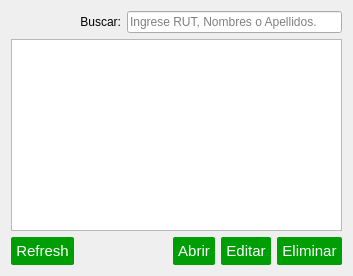
     <widget class="QWidget" name="tab_Usuarios">
      <attribute name="icon">
       <iconset resource="images.qrc">
        <normaloff>:/imagenes/Contact.ico</normaloff>:/imagenes/Contact.ico</iconset>
      </attribute>
      <attribute name="title">
       <string>Usuarios</string>
      </attribute>
      <layout class="QGridLayout" name="gridLayout">
       <item row="0" column="0">
        <layout class="QGridLayout" name="gridLayout_2">
         <item row="1" column="0" colspan="8">
          <widget class="QTableView" name="tableView_2"/>
         </item>
         <item row="2" column="6">
          <widget class="QPushButton" name="BtnEditar">
           <property name="toolTip">
            <string>&lt;html&gt;&lt;head/&gt;&lt;body&gt;&lt;p&gt;Editar&lt;/p&gt;&lt;/body&gt;&lt;/html&gt;</string>
           </property>
           <property name="whatsThis">
            <string>&lt;html&gt;&lt;head/&gt;&lt;body&gt;&lt;p&gt;Editar Registro&lt;/p&gt;&lt;/body&gt;&lt;/html&gt;</string>
           </property>
           <property name="styleSheet">
            <string notr="true">QPushButton {	
	background-color: rgb(0, 158, 5);
	border-radius: 2px;
    font-family: Arial;
    color: #ffffff;
    font-size: 15px;
    padding: 5px 5px 5px 5px;
}

QPushButton:pressed{ 
    color: #000000;
	border: 2px solid rgb(15, 103, 0);
	background-color: qradialgradient(spread:pad, cx:0.5, cy:0.5, radius:0.5, fx:0.5, fy:0.5, stop:0 rgba(255, 0, 0, 255), stop:1 rgba(5, 0, 9, 118));
}

QPushButton:hover {
  background-color: qlineargradient(spread:pad, x1:0.489, y1:1, x2:0.494, y2:0.0113636, stop:0 rgba(0, 117, 0, 255), stop:1 rgba(0, 255, 0, 255));	  
  text-decoration: none;
}</string>
           </property>
           <property name="text">
            <string>Editar</string>
           </property>
           <property name="icon">
            <iconset resource="images.qrc">
             <normaloff>:/imagenes/Writing.ico</normaloff>:/imagenes/Writing.ico</iconset>
           </property>
           <property name="iconSize">
            <size>
             <width>20</width>
             <height>20</height>
            </size>
           </property>
          </widget>
         </item>
         <item row="0" column="0">
          <widget class="QLabel" name="label">
           <property name="maximumSize">
            <size>
             <width>20</width>
             <height>20</height>
            </size>
           </property>
           <property name="text">
            <string/>
           </property>
           <property name="pixmap">
            <pixmap resource="images.qrc">:/imagenes/Search.ico</pixmap>
           </property>
           <property name="scaledContents">
            <bool>true</bool>
           </property>
          </widget>
         </item>
         <item row="2" column="5">
          <widget class="QPushButton" name="btnIniciarSesion">
           <property name="styleSheet">
            <string notr="true">QPushButton {	
	background-color: rgb(0, 158, 5);
	border-radius: 2px;
    font-family: Arial;
    color: #ffffff;
    font-size: 15px;
    padding: 5px 5px 5px 5px;
}

QPushButton:pressed{ 
    color: #000000;
	border: 2px solid rgb(15, 103, 0);
	background-color: qradialgradient(spread:pad, cx:0.5, cy:0.5, radius:0.5, fx:0.5, fy:0.5, stop:0 rgba(255, 0, 0, 255), stop:1 rgba(5, 0, 9, 118));
}

QPushButton:hover {
  background-color: qlineargradient(spread:pad, x1:0.489, y1:1, x2:0.494, y2:0.0113636, stop:0 rgba(0, 117, 0, 255), stop:1 rgba(0, 255, 0, 255));	  
  text-decoration: none;
}</string>
           </property>
           <property name="text">
            <string>Abrir</string>
           </property>
           <property name="icon">
            <iconset resource="images.qrc">
             <normaloff>:/imagenes/Power.ico</normaloff>:/imagenes/Power.ico</iconset>
           </property>
           <property name="iconSize">
            <size>
             <width>20</width>
             <height>20</height>
            </size>
           </property>
          </widget>
         </item>
         <item row="0" column="4" colspan="4">
          <widget class="QLineEdit" name="tabAgregar_Search">
           <property name="placeholderText">
            <string>Ingrese RUT, Nombres o Apellidos.</string>
           </property>
           <property name="clearButtonEnabled">
            <bool>false</bool>
           </property>
          </widget>
         </item>
         <item row="2" column="0">
          <widget class="QPushButton" name="btn_ActualizarTabUs">
           <property name="styleSheet">
            <string notr="true">QPushButton {	
	background-color: rgb(0, 158, 5);
	border-radius: 2px;
    font-family: Arial;
    color: #ffffff;
    font-size: 15px;
    padding: 5px 5px 5px 5px;
}

QPushButton:pressed{ 
    color: #000000;
	border: 2px solid rgb(15, 103, 0);
	background-color: qradialgradient(spread:pad, cx:0.5, cy:0.5, radius:0.5, fx:0.5, fy:0.5, stop:0 rgba(255, 0, 0, 255), stop:1 rgba(5, 0, 9, 118));
}

QPushButton:hover {
  background-color: qlineargradient(spread:pad, x1:0.489, y1:1, x2:0.494, y2:0.0113636, stop:0 rgba(0, 117, 0, 255), stop:1 rgba(0, 255, 0, 255));	  
  text-decoration: none;
}</string>
           </property>
           <property name="text">
            <string>Refresh</string>
           </property>
           <property name="icon">
            <iconset resource="images.qrc">
             <normaloff>:/imagenes/026.png</normaloff>:/imagenes/026.png</iconset>
           </property>
           <property name="iconSize">
            <size>
             <width>20</width>
             <height>20</height>
            </size>
           </property>
          </widget>
         </item>
         <item row="2" column="4">
          <spacer name="horizontalSpacer_2">
           <property name="orientation">
            <enum>Qt::Horizontal</enum>
           </property>
           <property name="sizeHint" stdset="0">
            <size>
             <width>40</width>
             <height>20</height>
            </size>
           </property>
          </spacer>
         </item>
         <item row="0" column="1" colspan="3">
          <widget class="QLabel" name="label_23">
           <property name="layoutDirection">
            <enum>Qt::LeftToRight</enum>
           </property>
           <property name="autoFillBackground">
            <bool>false</bool>
           </property>
           <property name="text">
            <string>Buscar:</string>
           </property>
           <property name="textFormat">
            <enum>Qt::AutoText</enum>
           </property>
           <property name="scaledContents">
            <bool>false</bool>
           </property>
           <property name="alignment">
            <set>Qt::AlignRight|Qt::AlignTrailing|Qt::AlignVCenter</set>
           </property>
          </widget>
         </item>
         <item row="2" column="7">
          <widget class="QPushButton" name="BtnEliminar">
           <property name="toolTip">
            <string>&lt;html&gt;&lt;head/&gt;&lt;body&gt;&lt;p&gt;Eliminar&lt;/p&gt;&lt;/body&gt;&lt;/html&gt;</string>
           </property>
           <property name="whatsThis">
            <string>&lt;html&gt;&lt;head/&gt;&lt;body&gt;&lt;p&gt;Eliminar Registro&lt;/p&gt;&lt;/body&gt;&lt;/html&gt;</string>
           </property>
           <property name="styleSheet">
            <string notr="true">QPushButton {	
	background-color: rgb(0, 158, 5);
	border-radius: 2px;
    font-family: Arial;
    color: #ffffff;
    font-size: 15px;
    padding: 5px 5px 5px 5px;
}

QPushButton:pressed{ 
    color: #000000;
	border: 2px solid rgb(15, 103, 0);
	background-color: qradialgradient(spread:pad, cx:0.5, cy:0.5, radius:0.5, fx:0.5, fy:0.5, stop:0 rgba(255, 0, 0, 255), stop:1 rgba(5, 0, 9, 118));
}

QPushButton:hover {
  background-color: qlineargradient(spread:pad, x1:0.489, y1:1, x2:0.494, y2:0.0113636, stop:0 rgba(0, 117, 0, 255), stop:1 rgba(0, 255, 0, 255));	  
  text-decoration: none;
}</string>
           </property>
           <property name="text">
            <string>Eliminar</string>
           </property>
           <property name="icon">
            <iconset resource="images.qrc">
             <normaloff>:/imagenes/Xion.ico</normaloff>:/imagenes/Xion.ico</iconset>
           </property>
           <property name="iconSize">
            <size>
             <width>20</width>
             <height>20</height>
            </size>
           </property>
          </widget>
         </item>
        </layout>
       </item>
      </layout>
     </widget>
